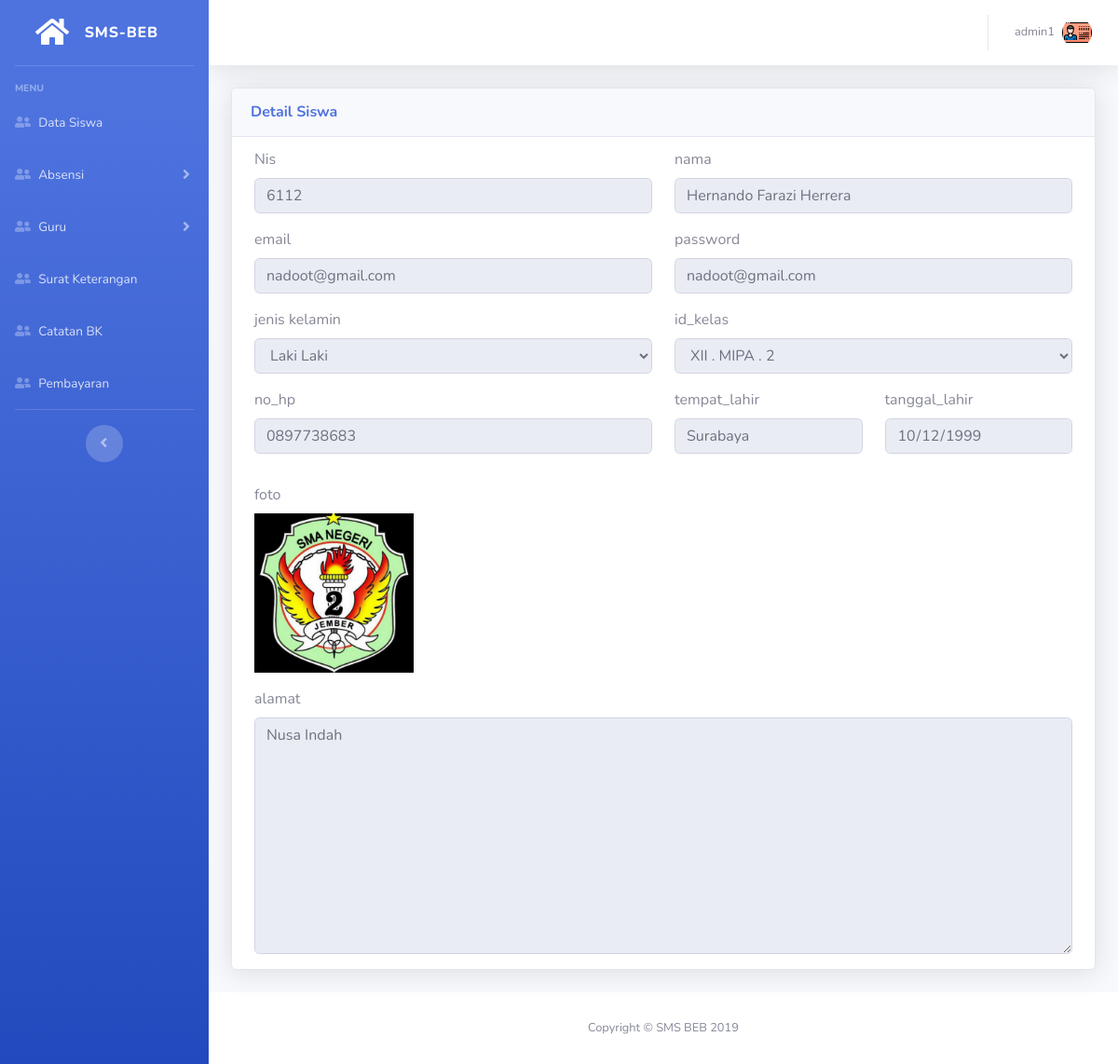
The app's page /SMSBEB-admin/siswa/detail.php?nis=6112 (signed in) with its own data.
### tables this page shows
CREATE TABLE `tb_siswa` (
  `nis` varchar(11) NOT NULL,
  `nama` varchar(30) NOT NULL,
  `email` varchar(50) NOT NULL,
  `password` varchar(50) NOT NULL,
  `jenis_kelamin` tinyint(1) NOT NULL,
  `id_kelas` varchar(5) NOT NULL,
  `alamat` varchar(100) NOT NULL,
  `tempat_lahir` varchar(50) NOT NULL,
  `tanggal_lahir` date NOT NULL,
  `no_hp` varchar(13) NOT NULL,
  `kode` enum('User') DEFAULT NULL,
  `foto` varchar(100) NOT NULL
);

CREATE TABLE `tb_kelas` (
  `id` varchar(5) NOT NULL,
  `nama` varchar(15) NOT NULL,
  `tipe_kelas` enum('IPA','IPS') NOT NULL
);

### config/koneksi.php (called while the page is built, shortened)
<?php
  function postOrOr($index, $a = '', $b ='') {
      if(isset($_POST[$index]) && $_POST[$index] != '')
          return $_POST[$index];
      else if(isset($a))
          return $a;
      return $b;
  }
?>

### SMSBEB-admin/siswa/detail.php (the view, shortened to what this page needs)
<?php
    include "../layout/theme.php";
        $q = mysqli_query($koneksi, "SELECT * FROM tb_siswa where nis='$_GET[nis]'");
        $data = mysqli_fetch_array($q);
    ?>
    <div class="container-fluid">
        <div class="card shadow mb-4">
            <div class="card-header py-3">
                <h6 class="m-0 font-weight-bold text-primary datatable">Detail Siswa</h6>
            </div>
            <div class="container" style="margin-top:12px;">
                <form method="post" action="proses.php?type=<?= $_GET['type'] ?>" enctype="multipart/form-data">
                    <div class="row">
                        <div class="form-group col-md-6">
                            <label for="">Nis</label>
                            <input disabled type="text" name="nis" placeholder="Masukkan nis" class="form-control" value="<?= postOrOr('nis', $data['nis']) ?>">
                        </div>
                        <div class="form-group col-md-6">
                            <label for="">nama</label>
                            <input disabled type="text" name="nama" placeholder="Masukkan nama" class="form-control" value="<?= postOrOr('nama', $data['nama']) ?>">
                        </div>
                        <div class="form-group col-md-6">
                            <label for="">email</label>
                            <input disabled type="email" name="email" placeholder="Masukkan email" class="form-control" value="<?= postOrOr('email', $data['email']) ?>">
                        </div>
                        <div class="form-group col-md-6">
                            <label for="">password</label>
                            <input disabled type="text" name="password" placeholder="Masukkan password" class="form-control" value="<?= postOrOr('email', $data['email']) ?>">
                        </div>
                        <div class="form-group col-md-6">
                            <label for="">jenis kelamin</label>
                            <?php
                            $jk = postOrOr('jenis_kelamin', $data['jenis_kelamin']);
                            ?>
                            <select disabled name="jenis_kelamin" id="" class="form-control">
                                <option <?= ($jk == 1 ? 'selected' : '') ?> value="1">Laki Laki</option>
                            </select>
                        </div>
                        <div class="form-group col-md-6">
                            <label for="">id_kelas</label>
                            <?php
                            $kl = postOrOr('id_kelas', $data['id_kelas']);
                            ?>
                            <select disabled name="id_kelas" id="" class="form-control">
                                <?php
                                $query_mysql = mysqli_query($koneksi, "SELECT * FROM tb_kelas")or die(mysqli_error($koneksi));
                                foreach ($query_mysql as $key) {
                                ?>
                                <option <?= ($kl == $key['id'] ? 'selected' : '') ?> value="<?= $key['id'] ?>"><?= $key['nama'] ?></option>
                                <?php } ?>
                            </select>
                        </div>
                        <div class="form-group col-md-6">
                            <label for="">no_hp</label>
                            <input disabled type="text" name="no_hp" placeholder="Masukkan no_hp" class="form-control" value="<?= postOrOr('no_hp', $data['no_hp']) ?>">
                        </div>
                        <div class="form-group col-md-6">
                            <div class="row">
                                <div class="form-group col-md-6">
                                    <label for="">tempat_lahir</label>
                                    <input disabled type="text" name="tempat_lahir" placeholder="Masukkan tempat_lahir" class="form-control" value="<?= postOrOr('tempat_lahir', $data['tempat_lahir']) ?>">
                                </div>
                                <div class="form-group col-md-6">
                                    <label for="">tanggal_lahir</label>
                                    <input disabled type="date" name="tanggal_lahir" placeholder="Masukkan tanggal_lahir" class="form-control" value="<?= postOrOr('tanggal_lahir', $data['tanggal_lahir']) ?>">
                                </div>
                            </div>
                        </div>
                        <div class="form-group col-md-6">
                            <label for="">foto</label><br>
                            <img src="../../foto/siswa/<?= $data['foto'] ?>" alt="" style="width:40%">
                        </div>
                        <div class="form-group col-md-12">
                            <label for="">alamat</label>
                            <textarea disabled name="alamat" id="" class="form-control" cols="30" rows="10"><?= postOrOr('alamat', $data['alamat']) ?></textarea>
                        </div>
                    </div>
                </form>
            </div>
        </div>
    </div>
  <?php include "../layout/footer.php" ?>

### records on screen
tb_siswa: nis "6112", nama "Hernando Farazi Herrera", email "nadoot@gmail.com", password "nadoot@gmail.com", jenis_kelamin "Laki Laki", id_kelas "XII . MIPA . 2", no_hp "0897738683", tempat_lahir "Surabaya", tanggal_lahir "10/12/1999", foto (picture), alamat "Nusa Indah"

### other values on screen
$_SESSION['username'] "admin1"
